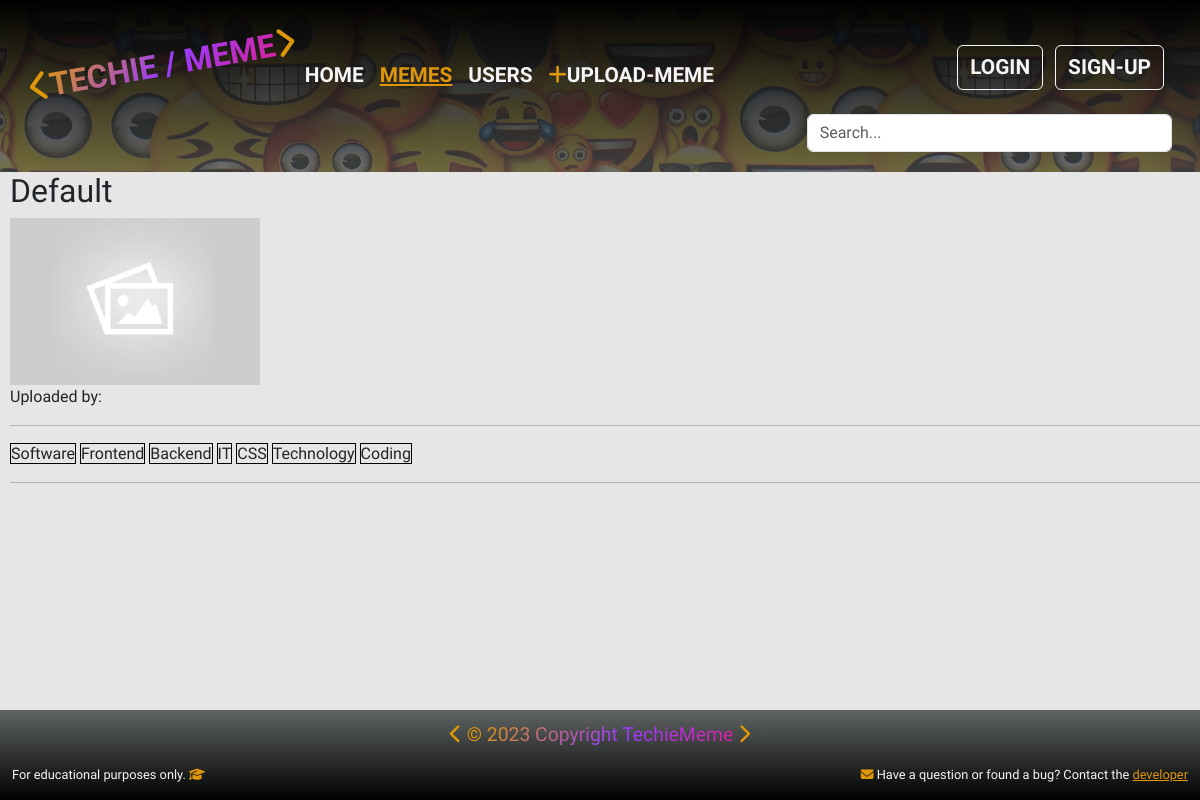
Before: /meme/79d33dd3-2ee6-422e-a87e-da5895c37cc9/ with the older database file.
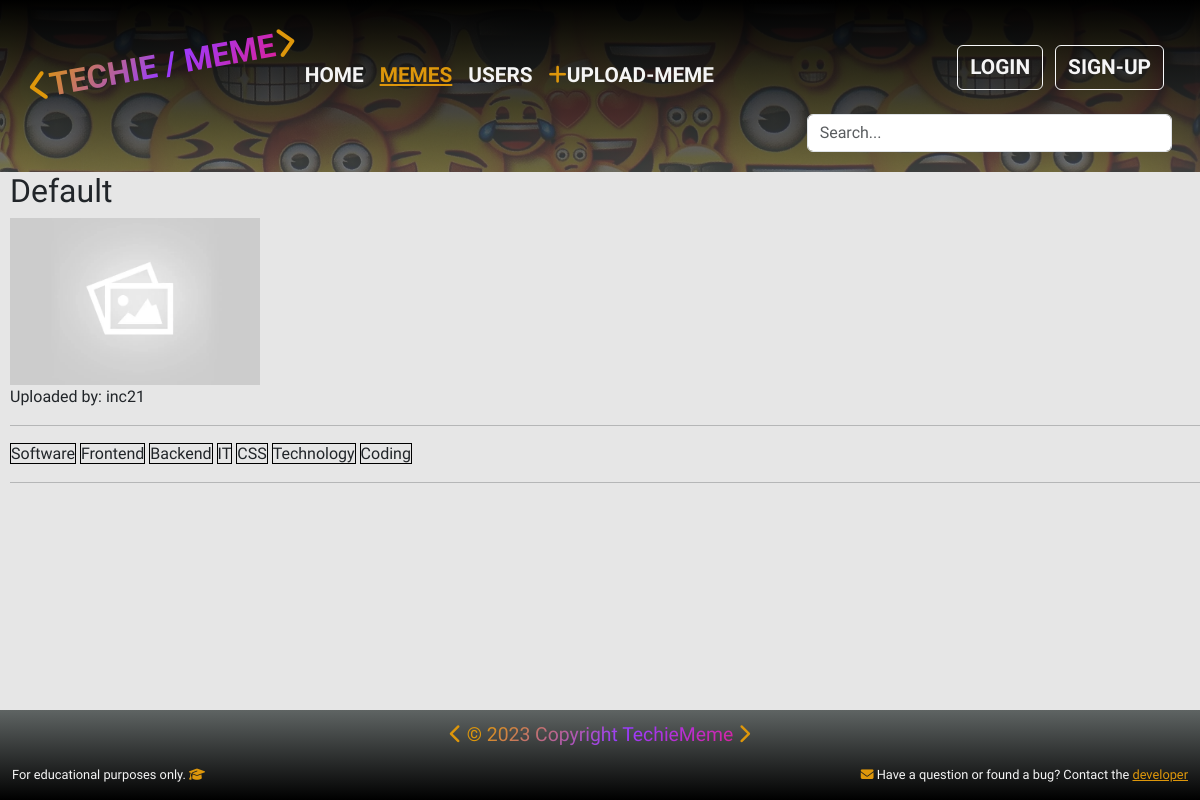
After: the same page with the newer database file.
### memes/models.py (models this page shows, shortened)
class Meme(models.Model):
    uploader = models.ForeignKey(
        UserProfile, on_delete=models.SET_NULL, null=True, blank=True)
    title = models.CharField(max_length=100)
    meme_img = models.ImageField(upload_to='memes/',
                                 default='memes/default.webp')
    tags = models.ManyToManyField('Tag', blank=True)
    smiley_face = models.IntegerField(default=0, null=True, blank=True)
    sad_face = models.IntegerField(default=0, null=True, blank=True)
    created = models.DateTimeField(auto_now_add=True)
    id = models.UUIDField(
        default=uuid.uuid4, unique=True, primary_key=True, editable=False)

### users/models.py (models this page shows, shortened)
class UserProfile(models.Model):
    user = models.OneToOneField(User, on_delete=models.CASCADE, null=True,
                                blank=True,)
    username = models.CharField(max_length=50, null=True, blank=True)
    first_name = models.CharField(max_length=50, null=True, blank=True)
    last_name = models.CharField(max_length=50, null=True, blank=True)
    location = models.CharField(max_length=100, null=True, blank=True)
    email = models.EmailField(max_length=100, null=True, blank=True)
    bio = models.TextField(null=True, blank=True)
    user_img = models.ImageField(null=True, blank=True, upload_to='users/',
                                 default='users/default_user.webp')
    social_github = models.CharField(max_length=200, null=True, blank=True)
    social_linkedin = models.CharField(max_length=200, null=True, blank=True)
    social_facebook = models.CharField(max_length=200, null=True, blank=True)
    social_youtube = models.CharField(max_length=200, null=True, blank=True)
    social_website = models.CharField(max_length=200, null=True, blank=True)
    created = models.DateTimeField(auto_now_add=True)
    id = models.UUIDField(primary_key=True, default=uuid.uuid4, editable=False)
    memes_uploaded = models.IntegerField(default=0)

### memes/views.py (the view)
# urls.py: path('meme/<str:pk>/', views.meme, name='meme'),
def meme(request, pk):
    memeObj = Meme.objects.get(id=pk)
    tags = memeObj.tags.all()
    context = {"meme": memeObj, "tags": tags}
    return render(request, "memes/single-meme.html", context)

### memes/models.py (called while the page is built)
    def __str__(self):
        return self.name

### memes/templates/memes/single-meme.html
{% extends 'main.html' %}
{% load static %}
{% block content %}
    <div style="margin-left: 10px">
    <h2>{{ meme.title }}</h2>
    <img style="max-width: 250px;" src="{{meme.meme_img.url}}" alt="Meme"/>
    <br>
    <p>Uploaded by: {{ meme.uploader.username }}</p>
    <hr>
    {% for tag in meme.tags.all %}
        <span style="border: 1px solid black">{{ tag }}</span>
    {% endfor %}
    <hr>
</div>
{% endblock content %}

Changed rows visible on the page:
changed Meme "Default": uploader.username (not shown) → "inc21"
